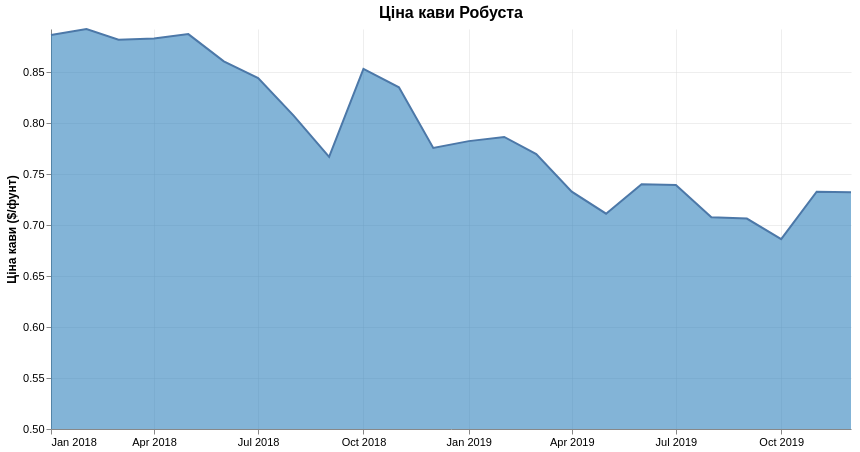

Vega-Lite specification for this chart:
### Vega-Lite specification from a JSON file in a GitHub repository (floating-point values rounded to 4 significant figures)
{"$schema": "https://vega.github.io/schema/vega-lite/v5.json", "title": {"text": "Ціна кави Робуста", "fontSize": 16, "fontWeight": "bold"}, "width": 800, "height": 400, "data": {"values": [{"month": "2018-01", "price": 0.8865}, {"month": "2018-02", "price": 0.8924}, {"month": "2018-03", "price": 0.8818}, {"month": "2018-04", "price": 0.8831}, {"month": "2018-05", "price": 0.8874}, {"month": "2018-06", "price": 0.8607}, {"month": "2018-07", "price": 0.8442}, {"month": "2018-08", "price": 0.8074}, {"month": "2018-09", "price": 0.767}, {"month": "2018-10", "price": 0.8532}, {"month": "2018-11", "price": 0.8352}, {"month": "2018-12", "price": 0.7757}, {"month": "2019-01", "price": 0.7824}, {"month": "2019-02", "price": 0.7865}, {"month": "2019-03", "price": 0.7696}, {"month": "2019-04", "price": 0.7328}, {"month": "2019-05", "price": 0.7112}, {"month": "2019-06", "price": 0.7402}, {"month": "2019-07", "price": 0.7393}, {"month": "2019-08", "price": 0.7078}, {"month": "2019-09", "price": 0.7064}, {"month": "2019-10", "price": 0.6863}, {"month": "2019-11", "price": 0.7328}, {"month": "2019-12", "price": 0.7322}]}, "mark": {"type": "area", "color": "#3182bd", "opacity": 0.6, "line": true, "strokeWidth": 1.5}, "encoding": {"x": {"field": "month", "type": "temporal", "title": null, "axis": {"grid": true, "tickCount": 4, "labelExpr": "timeFormat(datum.value, '%b %Y')"}}, "y": {"field": "price", "type": "quantitative", "title": "Ціна кави ($/фунт)", "axis": {"titleFontWeight": "bold", "grid": true}, "stack": null, "scale": {"zero": false, "domainMin": 0.5}}, "tooltip": [{"field": "month", "type": "temporal", "title": "Month"}, {"field": "price", "type": "quantitative", "title": "Price", "format": "$.3f"}]}, "config": {"axis": {"gridColor": "#ddd", "gridOpacity": 0.5, "labelFontSize": 11, "titleFontSize": 12}, "view": {"stroke": null}}}
